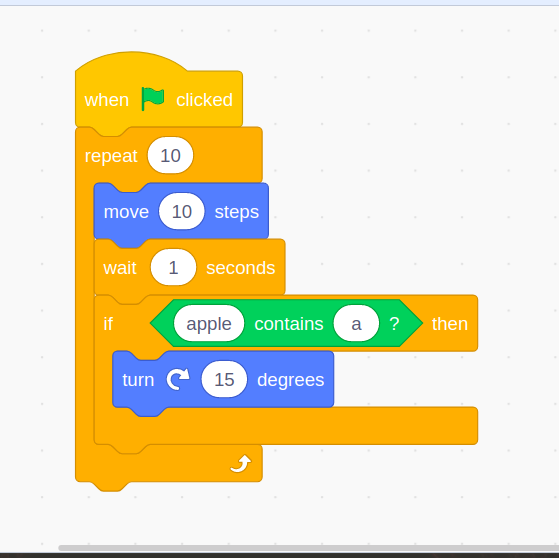
#> input picture images/capture.png, 559 x 558 px
$ python -i imageProcessing.py   (imports and definitions only)   (older library calls are emulated)
#> lines starting #> are read from the running program, lines starting #| are printed output that depends on the picture; after the words box and inside, x2 and y2 are one past the last pixel; in counts of white or black regions, pixels touching at a corner belong together
import cv2
import numpy as np
import os
import sys
import pytesseract

# [7 lines left out: function morpholyTransform, not called in this run]

def medianBlurFilter(image):
    return cv2.medianBlur(image,3)

def blurFilter(image):
    kernelSize = 3
    return cv2.blur(image,(kernelSize, kernelSize))

def GaussianBlurFilter(image):
    kernelSize = 3
    return cv2.GaussianBlur(image,(kernelSize,kernelSize),3)

def thresholding(image,thresh = 128, maxval = 255,thresh_type = 0 ):
    return cv2.threshold(image,thresh,maxval,thresh_type)[1]

# [10 lines left out: functions bilateralFilter, filter2DFilter, not called in this run]

filterDictionary = {
        "median" : medianBlurFilter,
        "blur" : blurFilter,
        "morpho" : morpholyTransform,
        "bilateral" : bilateralFilter,
        "gauss" : GaussianBlurFilter,
        "2d" : filter2DFilter
    }

# [23 lines left out: functions getResizedImage, read_image, not called in this run]

def change_image_color(image, color = cv2.COLOR_BGR2GRAY):
    return cv2.cvtColor(image,color)

# [8 lines left out: function get_contour, not called in this run]

def get_all_contours(image, mode = cv2.RETR_EXTERNAL,method=cv2.CHAIN_APPROX_SIMPLE):
    return cv2.findContours(image,mode,method)

def canny_edges(image,threshold1 = 60,threshold2 = 120):
    return cv2.Canny(image,threshold1,threshold2)

# [157 lines left out: functions sobel_edges, remove_image_background, image_matching, get_roi, color_detect, get_fragments, not called in this run]
            # [13 lines of commented-out code are left out]
def show(title,image):
    cv2.imshow(title,image)

def image_segmentation(image):
    import imutils
    """
    This function allows to segment a given image through the different blocks
    :param image: Orginal image
    :return: bool, if segmentation succed or not
    """
    original = image.copy()
    h, w = original.shape[:2]
    gray = change_image_color(image, cv2.COLOR_BGR2GRAY)
    edged = canny_edges(gray, 0, 60)
    thresh = thresholding(edged, 0, 128, cv2.THRESH_TOZERO + cv2.THRESH_OTSU)
    edged1 = canny_edges(gray, 30, 80)
    thresh1 = cv2.threshold(edged1, 225, 255, cv2.THRESH_BINARY_INV)[1]
    kernel = cv2.getStructuringElement(cv2.MORPH_RECT, (7, 7))
    closed = cv2.morphologyEx(thresh, cv2.MORPH_CLOSE, kernel)
    contours, hierarchy = cv2.findContours(closed.copy(), cv2.RETR_TREE, cv2.CHAIN_APPROX_SIMPLE)
    contours, hierarchy = cv2.findContours((100.0 * 255).astype(np.uint8), cv2.RETR_LIST, cv2.CHAIN_APPROX_SIMPLE)

    contours = sorted(contours, key=cv2.contourArea, reverse=True)[:len(contours) - 1]
    fragment_founds = False
    cnts = cv2.findContours(closed.copy(), cv2.RETR_TREE, cv2.CHAIN_APPROX_SIMPLE)
    cnts = imutils.grab_contours(cnts)
    cv2.drawContours(original, cnts, -1, (240, 0, 159), 2)
    for contour in cnts:
        # cv2.drawContours(original, [contour], -1, (240, 0, 159), 3)
        # show("test",original)
    #     # accuracy = 0.00015 * cv2.arcLength(contour, True)
    #     # approx = cv2.approxPolyDP(contour, accuracy, True)
        rect = cv2.minAreaRect(contour)
        approx = np.int0(cv2.boxPoints(rect))
        print(len(approx))
        # [25 lines of commented-out code are left out]
    return fragment_founds

>>> import cv2
>>> picture = cv2.imread('../images/capture.png')
#> picture is the input picture: shape (558, 559, 3); mean B, G, R 190.4, 222.5, 230.3
>>> result = image_segmentation(picture)
#> in change_image_color, `return cv2.cvtColor(image,color)`:
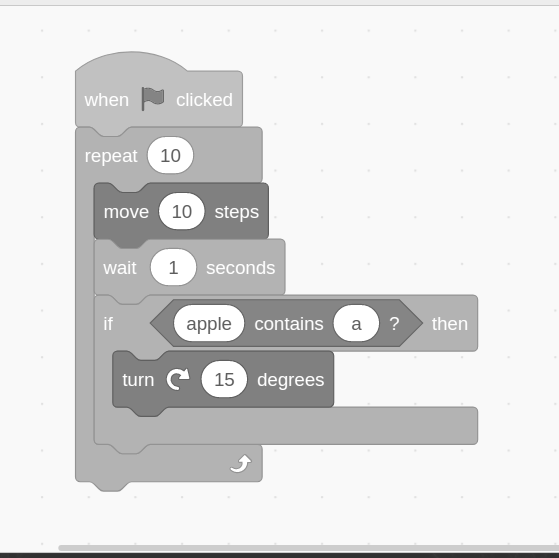
#> returned value: shape (558, 559); min 49, max 255, mean 221.2
#> in canny_edges, `return cv2.Canny(image,threshold1,threshold2)`:
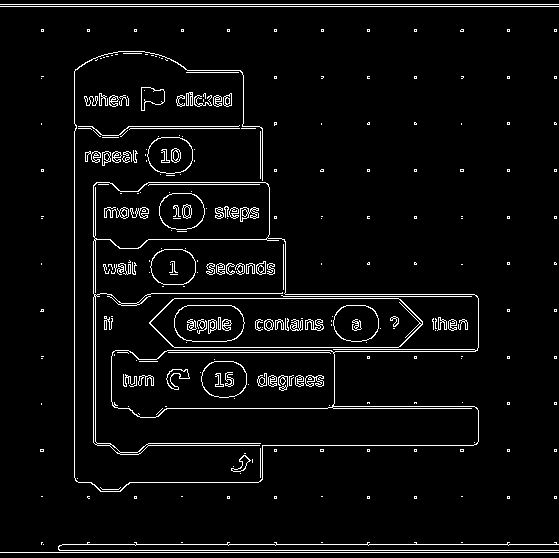
#> returned value: shape (558, 559); 4.6% white in thin lines or dots
#> call 2 of canny_edges, with threshold1 = 30, threshold2 = 80
#> in canny_edges (call 2), `return cv2.Canny(image,threshold1,threshold2)`:
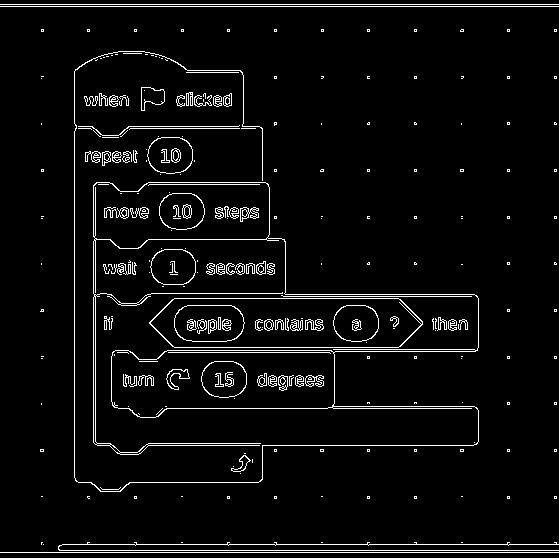
#> returned value: shape (558, 559); 4.5% white in thin lines or dots
#> in image_segmentation, `thresh1 = cv2.threshold(edged1, 225, 255, cv2.THRESH_BINARY_INV)[1]`: thresh1: shape (558, 559); 95.5% white; black in thin lines or dots
#> in image_segmentation, `closed = cv2.morphologyEx(thresh, cv2.MORPH_CLOSE, kernel)`:
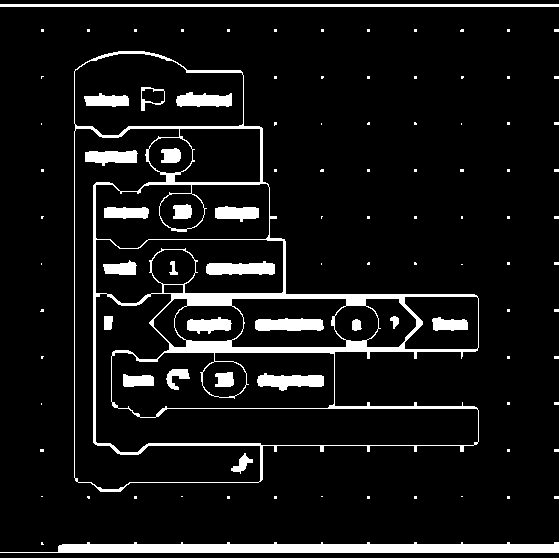
#> closed: shape (558, 559); 8.5% white; 100 white regions (75 under 20 px)
#> in image_segmentation, `contours, hierarchy = cv2.findContours(closed.copy(), cv2.RETR_TREE, c..`: contours = 119 contours, 75 with area under 20; largest, box (x1, y1, x2, y2) and area: (74, 51, 479, 492) 104634, (95, 293, 479, 453) 18414, (74, 128, 261, 490) 16289, (111, 352, 335, 418) 11032, (74, 53, 244, 136) 10902
#> (the run stopped early here; a loop or call above may not have finished)
